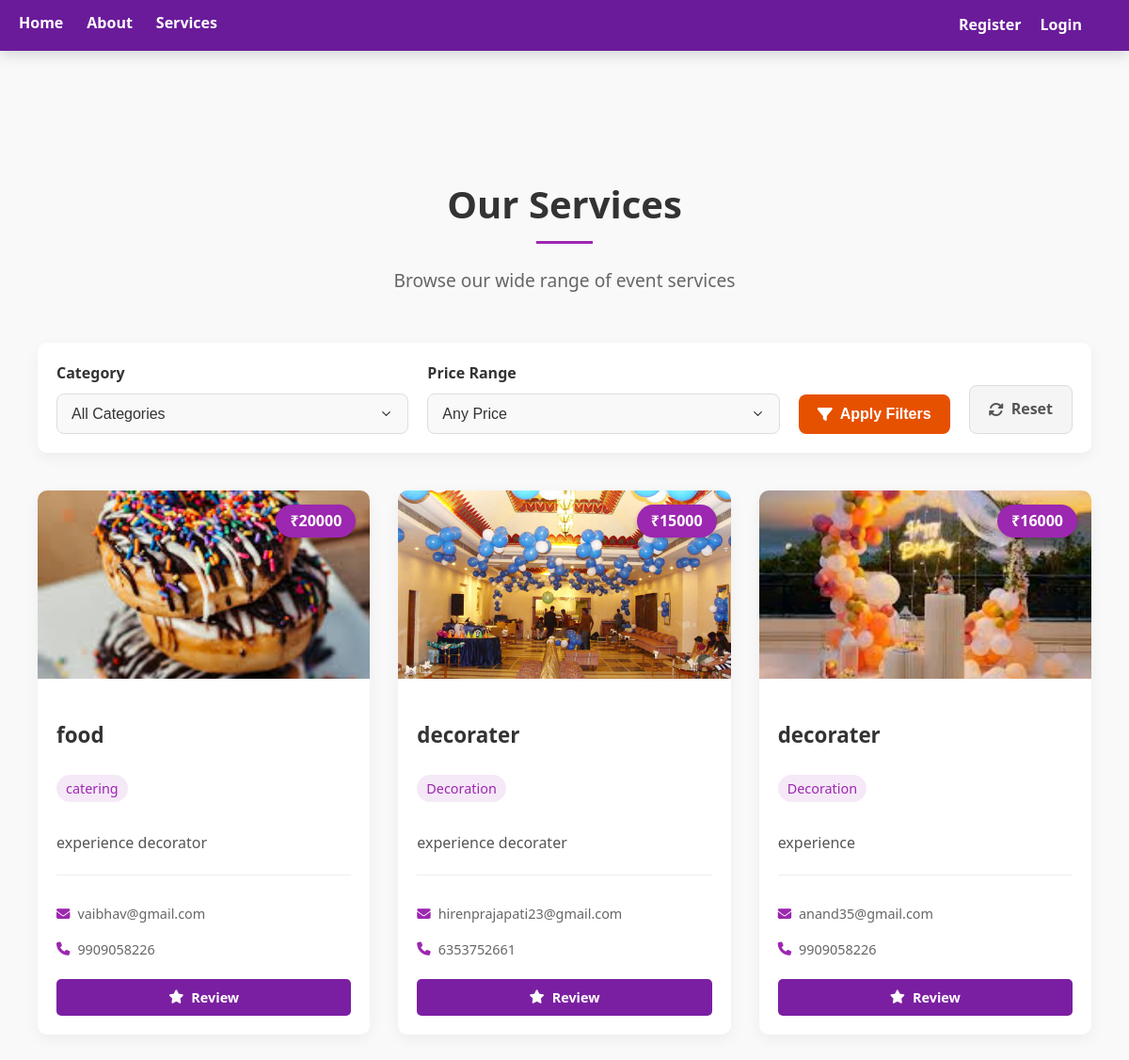
/services, run on the app's committed database.
### model.py (models this page shows)
class Service(db.Model):
    id = db.Column(db.Integer, primary_key=True)
    title = db.Column(db.String(100))
    category = db.Column(db.String(100))
    description = db.Column(db.Text)
    price = db.Column(db.Integer)
    image = db.Column(db.String(100))
    organizer_id = db.Column(db.Integer, db.ForeignKey('user.id'))
    organizer = db.relationship('User', backref='services')

class User(db.Model):
    id = db.Column(db.Integer, primary_key=True)
    role = db.Column(db.String(10))  # customer or organizer
    name = db.Column(db.String(100))
    email = db.Column(db.String(100), unique=True)
    mobile = db.Column(db.String(15))  # New field
    password = db.Column(db.String(200))

### app.py (the view)
@app.route('/services')
def services():
    category = request.args.get('category', '')
    price_range = request.args.get('price_range', '')
    query = Service.query
    if category:
        query = query.filter(Service.category == category)
    if price_range:
        price_min, price_max = map(int, price_range.split('-'))
        query = query.filter(Service.price >= price_min, Service.price <= price_max)
    services = query.all()
    return render_template('services.html', services=services)

### templates/services.html (shortened to what this page needs)
{% extends "layout.html" %}
{% block content %}
<section class="services-section">
  <div class="container">
    <div class="section-title">
      <h2>Our Services</h2>
      <p>Browse our wide range of event services</p>
    </div>
    <div class="filter-container">
      <form id="filterForm" class="filter-form" method="GET" action="{{ url_for('services') }}">
        <div class="filter-group">
          <label for="category">Category</label>
          <select id="category" name="category" class="filter-select">
            <option value="">All Categories</option>
          </select>
        </div>
        <div class="filter-group">
          <label for="price_range">Price Range</label>
          <select id="price_range" name="price_range" class="filter-select">
            <option value="">Any Price</option>
          </select>
        </div>
        <button type="submit" class="filter-button">
          <i class="fas fa-filter"></i> Apply Filters
        </button>
        <a href="{{ url_for('services') }}" class="reset-button">
          <i class="fas fa-sync-alt"></i> Reset
        </a>
      </form>
    </div>
    {% if services %}
    <div class="services-grid">
      {% for service in services %}
      <div class="service-card">
        <div class="service-image-container">
          {% if service.image %}
            <img src="{{ url_for('static', filename='uploads/' + service.image) }}"
                alt="Service Image" class="service-image">
          {% else %}
            <img src="{{ url_for('static', filename='images/background.jpg') }}"
                alt="Default Service Image" class="service-image">
          {% endif %}
          <span class="service-price">₹{{ service.price }}</span>
        </div>
        <div class="service-content">
          <h3 class="service-title">{{ service.title }}</h3>
          <p class="service-category">{{ service.category }}</p>
          <p class="service-description">{{ service.description }}</p>
          {% if service.organizer %}
          <div class="organizer-info">
            <p><i class="fas fa-envelope"></i> {{ service.organizer.email }}</p>
            <p><i class="fas fa-phone"></i> {{ service.organizer.mobile }}</p>
          </div>
          {% endif %}
          <div class="service-actions">
            <a href="{{ url_for('review', service_id=service.id) }}" class="review-button">
              <i class="fas fa-star"></i> Review
            </a>
          </div>
        </div>
      </div>
      {% endfor %}
    </div>
    {% else %}
    <p class="no-service-message">No services available matching your criteria.</p>
    {% endif %}
  </div>
</section>
{% endblock %}

### templates/layout.html (shortened to what this page needs)
<!DOCTYPE html>
<html lang="en">
<head>
    <link rel="stylesheet" href="{{ url_for('static', filename='style.css') }}">
    <link rel="stylesheet" href="https://cdnjs.cloudflare.com/ajax/libs/font-awesome/6.5.1/css/all.min.css">
</head>
<body>
    <nav class="navbar">
        <div class="nav-links">
            <a href="{{ url_for('home') }}">Home</a>
            <a href="{{ url_for('about') }}">About</a>
            <a href="{{ url_for('services') }}">Services</a>
        </div>
        <div class="nav-auth">
            {% if 'user_id' in session %}
                <div class="profile-dropdown">
                    <button class="profile-icon" aria-label="User Profile">
                        <i class="fas fa-user"></i>
                    </button>
                    <div class="dropdown-content">
                        {% if session['role'] == 'organizer' %}
                            <a href="{{ url_for('profile_organizer') }}"><i class="fas fa-user-circle"></i> My Profile</a>
                        {% else %}
                            <a href="{{ url_for('profile_customer') }}"><i class="fas fa-user-circle"></i> My Profile</a>
                        {% endif %}
                        <a href="{{ url_for('logout') }}"><i class="fas fa-sign-out-alt"></i> Logout</a>
                    </div>
                </div>
            {% else %}
                <a href="{{ url_for('register') }}">Register</a>
                <a href="{{ url_for('login') }}">Login</a>
            {% endif %}
        </div>
    </nav>
    <div class="container">
        {% block content %}{% endblock %}
    </div>
</body>
</html>

### templates/layout.html (style rules this page uses)
.nav-auth { margin-right: 20px; padding-right: 10px; }

### data on the page
Service: image (picture), price "20000", title "food", category "catering", description "experience decorator", organizer.email "vaibhav@gmail.com", organizer.mobile "9909058226"
Service: image (picture), price "15000", title "decorater", category "Decoration", description "experience decorater", organizer.email "hirenprajapati23@gmail.com", organizer.mobile "6353752661"
Service: image (picture), price "16000", title "decorater", category "Decoration", description "experience", organizer.email "anand35@gmail.com", organizer.mobile "9909058226"
